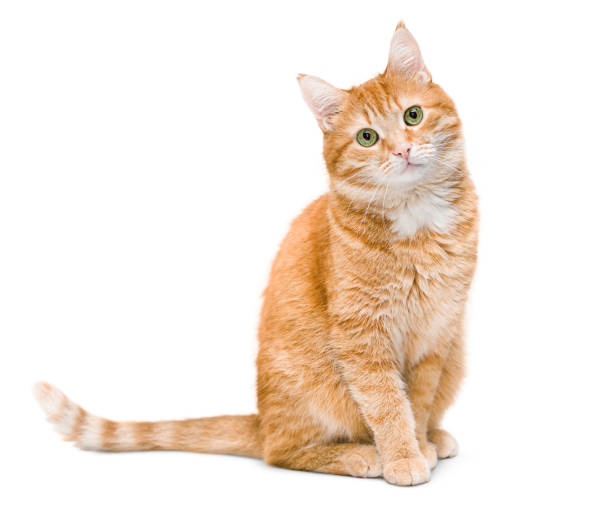
#> input picture OpenCV/assets/cat.jpg, 612 x 531 px, found by its file name
$ python canny_edge_detection.py
#> lines starting #> are read from the running program, lines starting #| are printed output that depends on the picture; after the words box and inside, x2 and y2 are one past the last pixel; in counts of white or black regions, pixels touching at a corner belong together
import os
import cv2
import numpy as np

img_path = os.path.join(".", "assets", "cat.jpg")
img = cv2.imread(img_path)
#> img is the input picture: shape (531, 612, 3); mean B, G, R 224.7, 234.5, 245.6

"""
>> threshold1 -> This is the lower threshold for the hysteresis procedure
in the Canny algorithm. It is the minimum gradient value (intensity change)
that is considered a potential edge.
>> threshold2 -> This is the upper threshold for the hysteresis procedure.
Any pixel with a gradient value greater than or equal to this threshold
is definitely considered an edge.
>> hysteresis ensures that:
* Strong edges are always detected.
* Weak edges are only detected if they form part of a valid edge (connected to strong edges).
* Noise and insignificant details are filtered out.
"""
img_canny = cv2.Canny(img, threshold1=150, threshold2=200)
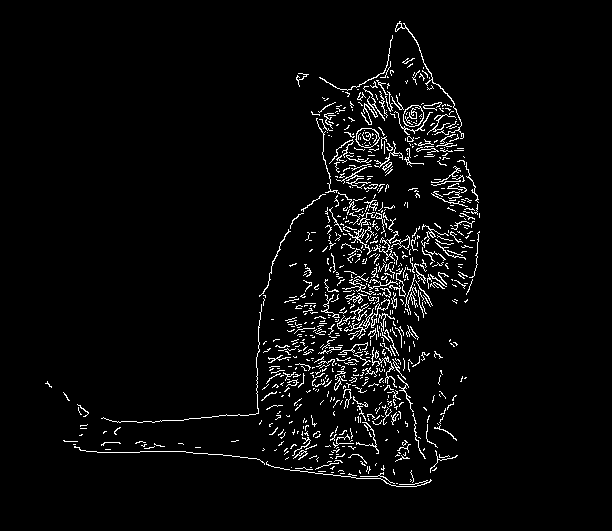
#> img_canny: shape (531, 612); 3.7% white in thin lines or dots, all inside (x1, y1, x2, y2) = (45, 21, 480, 487)
img_dilate = cv2.dilate(img_canny, np.ones((2, 2), dtype=np.int8))
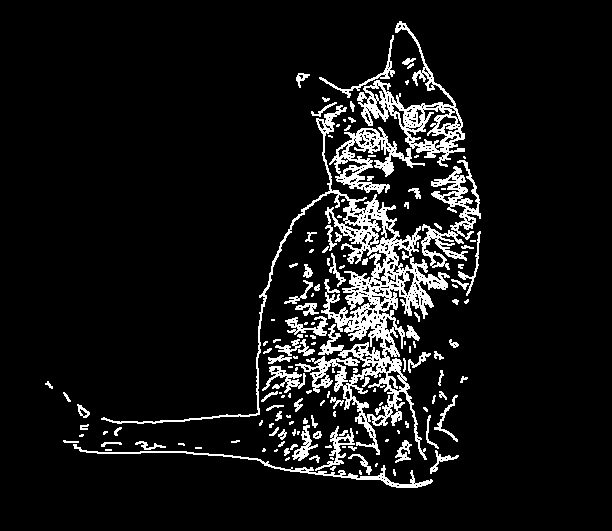
#> img_dilate: shape (531, 612); 8.5% white in thin lines or dots, all inside (x1, y1, x2, y2) = (45, 21, 481, 488)
img_erode = cv2.erode(img_canny, np.ones((1, 1), dtype=np.int8))

kernel = cv2.getStructuringElement(cv2.MORPH_RECT, (2, 2))
img_open = cv2.morphologyEx(img_canny, cv2.MORPH_OPEN, kernel)
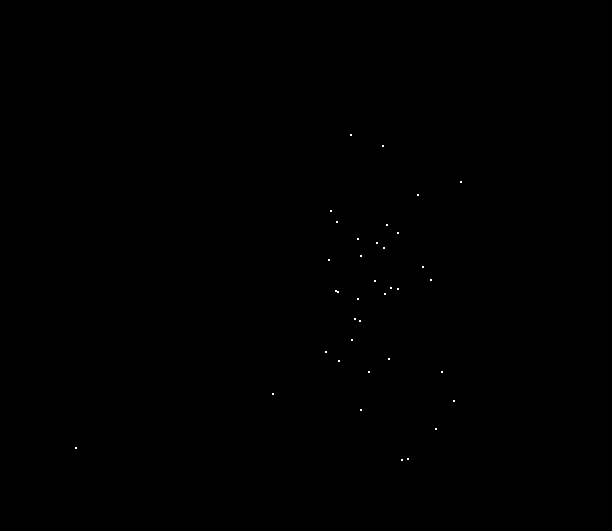
#> img_open: shape (531, 612); 0.05% white in thin lines or dots, all inside (x1, y1, x2, y2) = (75, 134, 462, 461)

cv2.imshow("canny", img_canny)
# cv2.imshow("dilate", img_dilate)
# cv2.imshow("erode", img_erode)
cv2.imshow("open", img_open)

cv2.waitKey(0)
cv2.destroyAllWindows()

$ run again, with OpenCV/assets/birds-silhouette.jpg copied over OpenCV/assets/cat.jpg
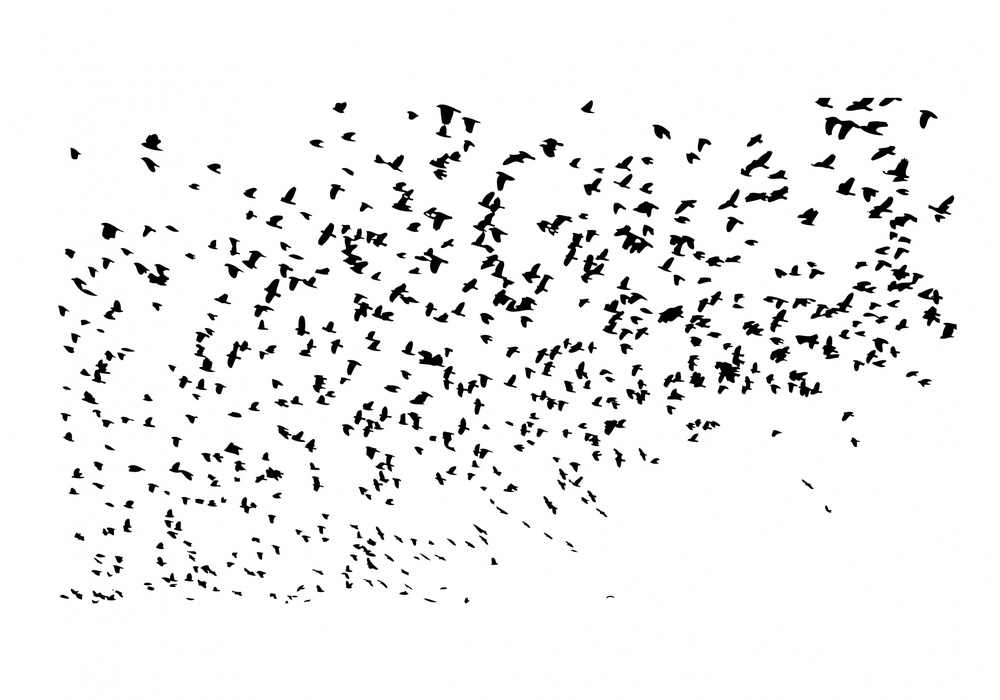
#> input picture OpenCV/assets/birds-silhouette.jpg, 1000 x 700 px, shrunk from 1920 x 1344 before the run, found by its file name
#> img is the input picture: shape (700, 1000, 3); min 0, max 255, mean 239.8
#> `img_canny = cv2.Canny(img, threshold1=150, threshold2=200)`:
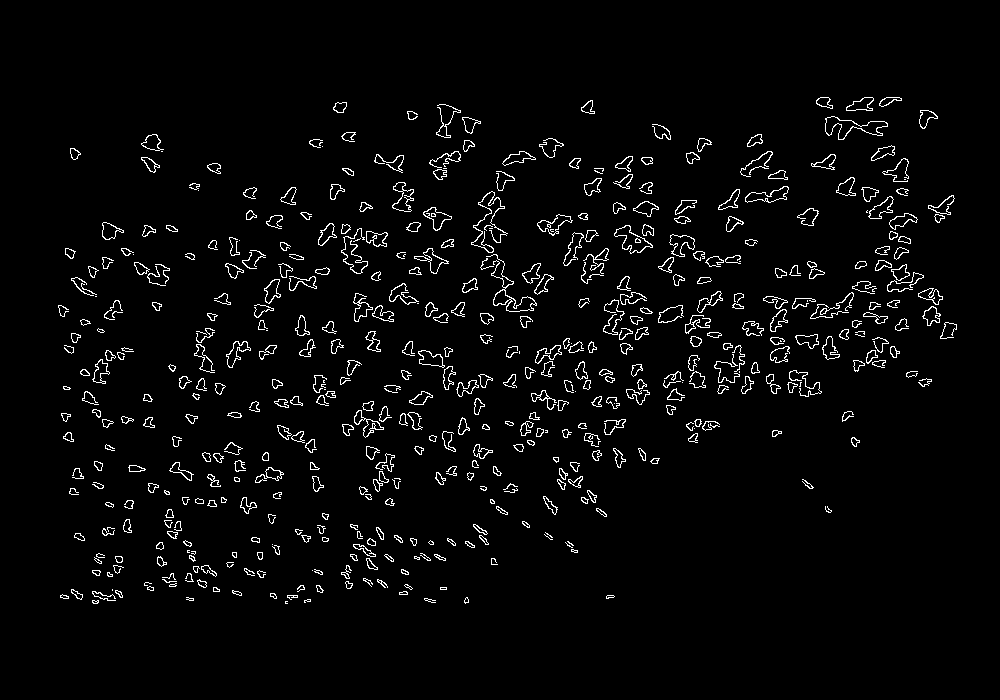
#> img_canny: shape (700, 1000); 3.2% white in thin lines or dots, all inside (x1, y1, x2, y2) = (58, 97, 957, 604)
#> `img_dilate = cv2.dilate(img_canny, np.ones((2, 2), dtype=np.int8))`:
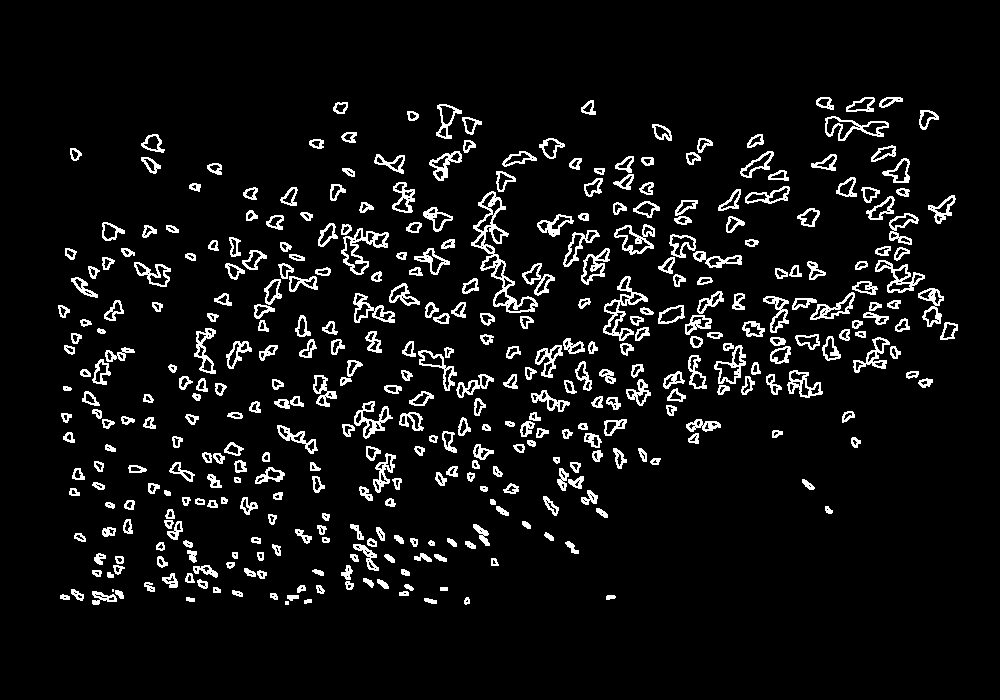
#> img_dilate: shape (700, 1000); 6.8% white in thin lines or dots, all inside (x1, y1, x2, y2) = (58, 97, 958, 605)
#> img_open: shape (700, 1000); 0.03% white in thin lines or dots, all inside (x1, y1, x2, y2) = (81, 119, 942, 544)
